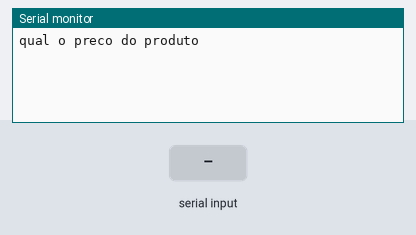
Simulated run of this sketch. Board: Arduino Uno, built with avr-gcc and run on an emulated ATmega328P. On the bench: the last lines printed to the serial monitor. Inputs (shaded band) come from the test bench.

Above: at 1.2 s.
1.3 s: "90,45\n" received over Serial
At 2.61 s:
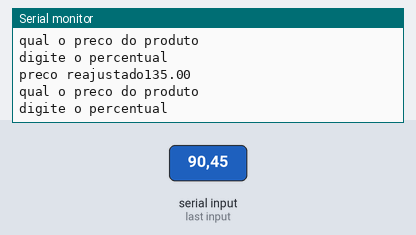
2.8 s: "30,150\n" received over Serial
At 5.3 s:
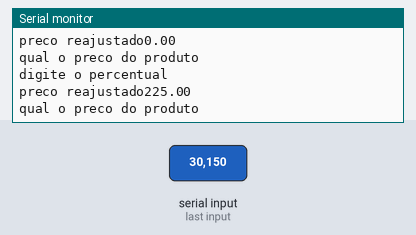

The sketch:

exerc_cios_101.ino
```cpp
/*

Elabore um programa para cálculo de preços de produtos que solicite o preço
de compra do produto e o percentual a ser aplicado em cima desse valor para
a venda. Calcule e exiba o preço de venda do produto. Se o percentual a ser
aplicado for inferior a 50%, exiba uma mensagem informando ao usuário que o
produto será vendido com uma margem muito pequena de lucro.

*/

// C++ code
// variáveis
float preco;
float percentual;
void setup()
{
  Serial.begin(9600);
}

void loop()
{
//Entrada
Serial.println("qual o preco do produto");
while(!Serial.available());
 preco = Serial.parseFloat();//espera o usuario digitar

Serial.println("digite o percentual");
while(!Serial.available());
percentual =  Serial.parseFloat();

//processamento

if(preco < 10000){
  preco = preco * 1.50;
   Serial.println("preco reajustado" +  String(preco));
}else{
  Serial.println("o pencentual aumentou ");
}


}
```

Measured:
- after the input at 1.3 s, the serial monitor: prints a new line at once (image 1)
- after the input at 2.8 s, the serial monitor: prints a new line at once (image 2)
